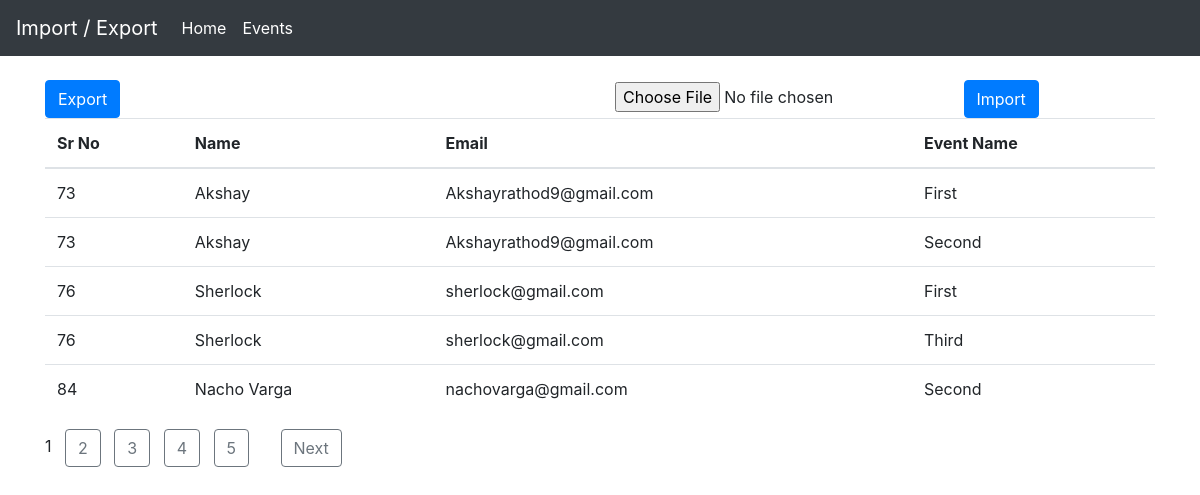
The page / on the database its author committed.
### tables this page shows
CREATE TABLE `users` (
  `id` int(11) NOT NULL,
  `name` varchar(55) NOT NULL,
  `email` varchar(255) NOT NULL
);

CREATE TABLE `events` (
  `id` int(11) NOT NULL,
  `event_name` varchar(255) NOT NULL
);

### index.php (the view, shortened to what this page needs)
<?php
    require 'db.php';
    require_once 'inc/header.php';
    $query = $conn->prepare("SELECT users.name FROM `users`,`events`,`attended` WHERE users.id = attended.user_id AND events.id = attended.event_id");
    $query->execute();
	$rows = $query->rowCount();
	$page_rows = 5;
	$last = ceil($rows/$page_rows);
	$pagenum = 1;
	$limit = 'LIMIT ' .($pagenum - 1) * $page_rows .',' .$page_rows;
    $pre_query = $conn->prepare("SELECT users.id,users.name, users.email, events.event_name as eventName FROM `users`,`events`,`attended` WHERE users.id = attended.user_id AND events.id = attended.event_id $limit");
    $pre_query->execute();
	$users = $pre_query->fetchAll();
	$paginationCtrls = '';
	if($last != 1){
	$paginationCtrls .= ''.$pagenum.' &nbsp; ';
	for($i = $pagenum+1; $i <= $last; $i++){
		$paginationCtrls .= '<a href="'.$_SERVER['PHP_SELF'].'?pn='.$i.'" class="btn btn-outline-secondary">'.$i.'</a> &nbsp; ';
		if($i >= $pagenum+4){
			break;
		}
	}
    if ($pagenum != $last) {
        $next = $pagenum + 1;
        $paginationCtrls .= ' &nbsp; &nbsp; <a href="'.$_SERVER['PHP_SELF'].'?pn='.$next.'" class="btn btn-outline-secondary">Next</a> ';
    }
	}
?>
    <div class="row">
        <div class="col-md-6">
            <form action="export.php" method="POST">
                <input type="submit" name="download" value="Export" class="btn btn-primary">
            </form>
        </div>
        <div class="col-md-6">
            <form class="form-horizontal" action="import.php" method="post" name="frmCSVImport" id="frmCSVImport" enctype="multipart/form-data">
                <div class="input-row">
                <input type="file" name="file" id="file" accept=".csv">
                    <button type="submit" id="submit" name="import" class="btn-submit btn btn-primary">Import</button>
                </div>
            </form>
        </div>
    </div>
    <table class="table">
        <thead>
            <th>Sr No</th>
            <th>Name</th>
            <th>Email</th>
            <th>Event Name</th>
        </thead>
        <tbody>
            <?php foreach ($users as $user) : ?>
                    <tr>
                        <td><?php echo $user['id']; ?></td>
                        <td><?php echo $user['name']; ?></td>
                        <td><?php echo $user['email']; ?></td>
                        <td><?php echo $user['eventName']; ?></td>
                    </tr>
            <?php endforeach; ?>
        </tbody>
    </table>
    <div id="pagination_controls"><?php echo $paginationCtrls; ?></div>
	</div>
	<div class="col-lg-2">
	</div>
<?php require_once 'inc/footer.php'; ?>

### inc/header.php (shortened to what this page needs)
<!DOCTYPE html>
<html lang="en">
<head>
    <link rel="stylesheet" href="css/bootstrap.min.css">
	<link rel="stylesheet" href="css/style.css">
</head>
<body>
	<nav class="navbar navbar-expand-md navbar-dark bg-dark mb-4">
      <a class="navbar-brand" href="#">Import / Export</a>
      <div class="collapse navbar-collapse" id="navbarCollapse">
        <ul class="navbar-nav mr-auto">
          <li class="nav-item active">
            <a class="nav-link" href="../index.php">Home</a>
          </li>
          <li class="nav-item active">
            <a class="nav-link" href="#">Events</a>
          </li>
        </ul>
      </div>
    </nav>
	<div class="container">

### inc/footer.php (shortened to what this page needs)
</body>
</html>

### css/style.css (style rules this page uses)
body { margin:0px; padding:0px; }

### rows shown on the page
users: id "73", name "Akshay", email "Akshayrathod9@gmail.com", events.event_name "First", events.event_name "Second"
users: id "76", name "Sherlock", email "sherlock@gmail.com", events.event_name "First", events.event_name "Third"
users: id "84", name "Nacho Varga", email "nachovarga@gmail.com", events.event_name "Second"
